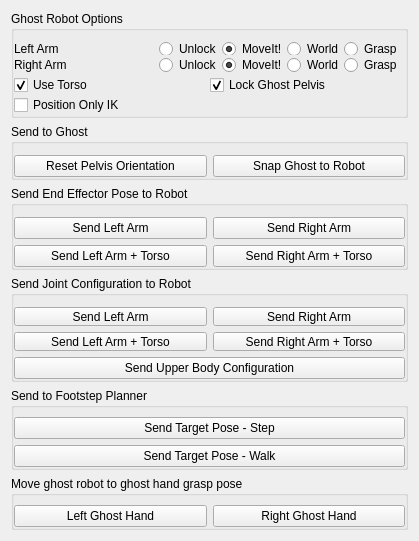
<?xml version="1.0" encoding="UTF-8"?>
<ui version="4.0">
 <class>GhostControlWidget</class>
 <widget class="QWidget" name="GhostControlWidget">
  <property name="geometry">
   <rect>
    <x>0</x>
    <y>0</y>
    <width>419</width>
    <height>541</height>
   </rect>
  </property>
  <property name="minimumSize">
   <size>
    <width>400</width>
    <height>200</height>
   </size>
  </property>
  <property name="windowTitle">
   <string>GhostControlWidget</string>
  </property>
  <layout class="QGridLayout" name="gridLayout_7">
   <item row="0" column="0">
    <widget class="QWidget" name="widget_2" native="true">
     <layout class="QVBoxLayout" name="verticalLayout">
      <property name="spacing">
       <number>0</number>
      </property>
      <property name="margin">
       <number>0</number>
      </property>
      <item>
       <widget class="QGroupBox" name="groupBox">
        <property name="title">
         <string>Ghost Robot Options</string>
        </property>
        <layout class="QVBoxLayout" name="verticalLayout_2">
         <property name="spacing">
          <number>0</number>
         </property>
         <property name="margin">
          <number>0</number>
         </property>
         <item>
          <widget class="QWidget" name="widget_3" native="true">
           <property name="styleSheet">
            <string notr="true"/>
           </property>
           <layout class="QHBoxLayout" name="horizontalLayout_2">
            <property name="spacing">
             <number>0</number>
            </property>
            <property name="leftMargin">
             <number>0</number>
            </property>
            <property name="rightMargin">
             <number>3</number>
            </property>
            <property name="bottomMargin">
             <number>0</number>
            </property>
            <item>
             <widget class="QLabel" name="label_5">
              <property name="text">
               <string>Left Arm   </string>
              </property>
             </widget>
            </item>
            <item>
             <spacer name="horizontalSpacer">
              <property name="orientation">
               <enum>Qt::Horizontal</enum>
              </property>
              <property name="sizeHint" stdset="0">
               <size>
                <width>40</width>
                <height>20</height>
               </size>
              </property>
             </spacer>
            </item>
            <item>
             <widget class="QRadioButton" name="left_no_lock">
              <property name="styleSheet">
               <string notr="true"> QCheckBox {
     spacing: 1px;
     font: 11pt &quot;Ubuntu&quot;;
 }

 QCheckBox:checked {
     spacing: 1px;
     font: 75 italic 11pt &quot;Ubuntu&quot;;
 }</string>
              </property>
              <property name="text">
               <string>Unlock</string>
              </property>
              <property name="checked">
               <bool>false</bool>
              </property>
             </widget>
            </item>
            <item>
             <widget class="QRadioButton" name="left_moveit_marker_lock">
              <property name="text">
               <string>MoveIt!</string>
              </property>
              <property name="checked">
               <bool>true</bool>
              </property>
             </widget>
            </item>
            <item>
             <widget class="QRadioButton" name="left_marker_lock">
              <property name="text">
               <string>World</string>
              </property>
             </widget>
            </item>
            <item>
             <widget class="QRadioButton" name="left_template_lock">
              <property name="text">
               <string>Grasp</string>
              </property>
             </widget>
            </item>
           </layout>
          </widget>
         </item>
         <item>
          <widget class="QWidget" name="widget" native="true">
           <property name="styleSheet">
            <string notr="true"/>
           </property>
           <layout class="QHBoxLayout" name="horizontalLayout">
            <property name="spacing">
             <number>0</number>
            </property>
            <property name="leftMargin">
             <number>0</number>
            </property>
            <property name="topMargin">
             <number>0</number>
            </property>
            <property name="rightMargin">
             <number>3</number>
            </property>
            <property name="bottomMargin">
             <number>0</number>
            </property>
            <item>
             <widget class="QLabel" name="label_7">
              <property name="text">
               <string>Right Arm</string>
              </property>
             </widget>
            </item>
            <item>
             <spacer name="horizontalSpacer_2">
              <property name="orientation">
               <enum>Qt::Horizontal</enum>
              </property>
              <property name="sizeHint" stdset="0">
               <size>
                <width>40</width>
                <height>20</height>
               </size>
              </property>
             </spacer>
            </item>
            <item>
             <widget class="QRadioButton" name="right_no_lock">
              <property name="text">
               <string>Unlock</string>
              </property>
              <property name="checked">
               <bool>false</bool>
              </property>
             </widget>
            </item>
            <item>
             <widget class="QRadioButton" name="right_moveit_marker_lock">
              <property name="text">
               <string>MoveIt!</string>
              </property>
              <property name="checked">
               <bool>true</bool>
              </property>
             </widget>
            </item>
            <item>
             <widget class="QRadioButton" name="right_marker_lock">
              <property name="text">
               <string>World</string>
              </property>
             </widget>
            </item>
            <item>
             <widget class="QRadioButton" name="right_template_lock">
              <property name="text">
               <string>Grasp</string>
              </property>
             </widget>
            </item>
           </layout>
          </widget>
         </item>
         <item>
          <widget class="QWidget" name="widget_9" native="true">
           <layout class="QGridLayout" name="gridLayout_2">
            <property name="margin">
             <number>0</number>
            </property>
            <property name="spacing">
             <number>0</number>
            </property>
            <item row="1" column="0">
             <widget class="QCheckBox" name="planning_torso_">
              <property name="text">
               <string>Use Torso</string>
              </property>
              <property name="checkable">
               <bool>true</bool>
              </property>
              <property name="checked">
               <bool>true</bool>
              </property>
             </widget>
            </item>
            <item row="1" column="1">
             <widget class="QCheckBox" name="lock_pelvis_">
              <property name="text">
               <string>Lock Ghost Pelvis</string>
              </property>
              <property name="checked">
               <bool>true</bool>
              </property>
             </widget>
            </item>
           </layout>
          </widget>
         </item>
         <item>
          <widget class="QCheckBox" name="position_only_ik_">
           <property name="text">
            <string>Position Only IK</string>
           </property>
          </widget>
         </item>
        </layout>
       </widget>
      </item>
     </layout>
    </widget>
   </item>
   <item row="1" column="0">
    <widget class="QGroupBox" name="groupBox_3">
     <property name="title">
      <string>Send to Ghost</string>
     </property>
     <layout class="QHBoxLayout" name="horizontalLayout_9">
      <property name="leftMargin">
       <number>0</number>
      </property>
      <property name="rightMargin">
       <number>0</number>
      </property>
      <property name="bottomMargin">
       <number>0</number>
      </property>
      <item>
       <widget class="QPushButton" name="reset_pelvis_button_">
        <property name="text">
         <string>Reset Pelvis Orientation</string>
        </property>
       </widget>
      </item>
      <item>
       <widget class="QPushButton" name="snap_button_">
        <property name="text">
         <string>Snap Ghost to Robot</string>
        </property>
       </widget>
      </item>
     </layout>
    </widget>
   </item>
   <item row="2" column="0">
    <widget class="QGroupBox" name="groupBox_2">
     <property name="title">
      <string>Send End Effector Pose to Robot</string>
     </property>
     <layout class="QGridLayout" name="gridLayout_3">
      <property name="leftMargin">
       <number>0</number>
      </property>
      <property name="rightMargin">
       <number>0</number>
      </property>
      <property name="bottomMargin">
       <number>0</number>
      </property>
      <item row="0" column="2">
       <widget class="QPushButton" name="send_right_pose_button_">
        <property name="text">
         <string>Send Right Arm</string>
        </property>
       </widget>
      </item>
      <item row="0" column="1">
       <widget class="QPushButton" name="send_left_pose_button_">
        <property name="text">
         <string>Send Left Arm</string>
        </property>
       </widget>
      </item>
      <item row="1" column="1">
       <widget class="QPushButton" name="send_left_torso_pose_button_">
        <property name="text">
         <string>Send Left Arm + Torso</string>
        </property>
       </widget>
      </item>
      <item row="1" column="2">
       <widget class="QPushButton" name="send_right_torso_pose_button_">
        <property name="text">
         <string>Send Right Arm + Torso</string>
        </property>
       </widget>
      </item>
     </layout>
    </widget>
   </item>
   <item row="3" column="0">
    <widget class="QGroupBox" name="groupBox_5">
     <property name="title">
      <string>Send Joint Configuration to Robot</string>
     </property>
     <layout class="QVBoxLayout" name="verticalLayout_5">
      <property name="leftMargin">
       <number>0</number>
      </property>
      <property name="rightMargin">
       <number>0</number>
      </property>
      <property name="bottomMargin">
       <number>0</number>
      </property>
      <item>
       <widget class="QWidget" name="widget_4" native="true">
        <layout class="QGridLayout" name="gridLayout_5">
         <property name="margin">
          <number>0</number>
         </property>
         <item row="0" column="2">
          <widget class="QPushButton" name="send_right_configuration_button_">
           <property name="text">
            <string>Send Right Arm</string>
           </property>
          </widget>
         </item>
         <item row="0" column="1">
          <widget class="QPushButton" name="send_left_configuration_button_">
           <property name="text">
            <string>Send Left Arm</string>
           </property>
          </widget>
         </item>
         <item row="1" column="2">
          <widget class="QPushButton" name="send_right_torso_configuration_button_">
           <property name="text">
            <string>Send Right Arm + Torso</string>
           </property>
          </widget>
         </item>
         <item row="1" column="1">
          <widget class="QPushButton" name="send_left_torso_configuration_button_">
           <property name="text">
            <string>Send Left Arm + Torso</string>
           </property>
          </widget>
         </item>
        </layout>
       </widget>
      </item>
      <item>
       <widget class="QPushButton" name="send_upper_body_button_">
        <property name="text">
         <string>Send Upper Body Configuration</string>
        </property>
       </widget>
      </item>
     </layout>
    </widget>
   </item>
   <item row="4" column="0">
    <widget class="QGroupBox" name="groupBox_4">
     <property name="title">
      <string>Send to Footstep Planner</string>
     </property>
     <layout class="QGridLayout" name="gridLayout_8">
      <property name="leftMargin">
       <number>0</number>
      </property>
      <property name="topMargin">
       <number>9</number>
      </property>
      <property name="rightMargin">
       <number>0</number>
      </property>
      <property name="bottomMargin">
       <number>0</number>
      </property>
      <property name="horizontalSpacing">
       <number>0</number>
      </property>
      <property name="verticalSpacing">
       <number>6</number>
      </property>
      <item row="0" column="0">
       <widget class="QPushButton" name="pushButton">
        <property name="text">
         <string>Send Target Pose - Step</string>
        </property>
       </widget>
      </item>
      <item row="1" column="0">
       <widget class="QPushButton" name="pushButton_2">
        <property name="text">
         <string>Send Target Pose - Walk</string>
        </property>
       </widget>
      </item>
     </layout>
    </widget>
   </item>
   <item row="5" column="0">
    <widget class="QGroupBox" name="groupBox_6">
     <property name="title">
      <string>Move ghost robot to ghost hand grasp pose</string>
     </property>
     <layout class="QGridLayout" name="gridLayout_6">
      <property name="leftMargin">
       <number>0</number>
      </property>
      <property name="topMargin">
       <number>9</number>
      </property>
      <property name="rightMargin">
       <number>0</number>
      </property>
      <property name="bottomMargin">
       <number>0</number>
      </property>
      <property name="horizontalSpacing">
       <number>6</number>
      </property>
      <property name="verticalSpacing">
       <number>0</number>
      </property>
      <item row="0" column="0">
       <widget class="QPushButton" name="send_left_ghost_hand_button_">
        <property name="text">
         <string>Left Ghost Hand</string>
        </property>
       </widget>
      </item>
      <item row="0" column="1">
       <widget class="QPushButton" name="send_right_ghost_hand_button_">
        <property name="text">
         <string>Right Ghost Hand</string>
        </property>
       </widget>
      </item>
     </layout>
    </widget>
   </item>
  </layout>
 </widget>
 <layoutdefault spacing="6" margin="11"/>
 <resources/>
 <connections>
  <connection>
   <sender>snap_button_</sender>
   <signal>clicked()</signal>
   <receiver>GhostControlWidget</receiver>
   <slot>snapClicked()</slot>
   <hints>
    <hint type="sourcelabel">
     <x>199</x>
     <y>214</y>
    </hint>
    <hint type="destinationlabel">
     <x>199</x>
     <y>134</y>
    </hint>
   </hints>
  </connection>
  <connection>
   <sender>reset_pelvis_button_</sender>
   <signal>clicked()</signal>
   <receiver>GhostControlWidget</receiver>
   <slot>resetPelvisClicked()</slot>
   <hints>
    <hint type="sourcelabel">
     <x>108</x>
     <y>256</y>
    </hint>
    <hint type="destinationlabel">
     <x>199</x>
     <y>170</y>
    </hint>
   </hints>
  </connection>
 </connections>
 <slots>
  <slot>applyClicked()</slot>
  <slot>cancelClicked()</slot>
  <slot>snapClicked()</slot>
  <slot>sendTargetPoseClicked()</slot>
  <slot>sendTargetConfigClicked()</slot>
  <slot>resetPelvisClicked()</slot>
 </slots>
</ui>
